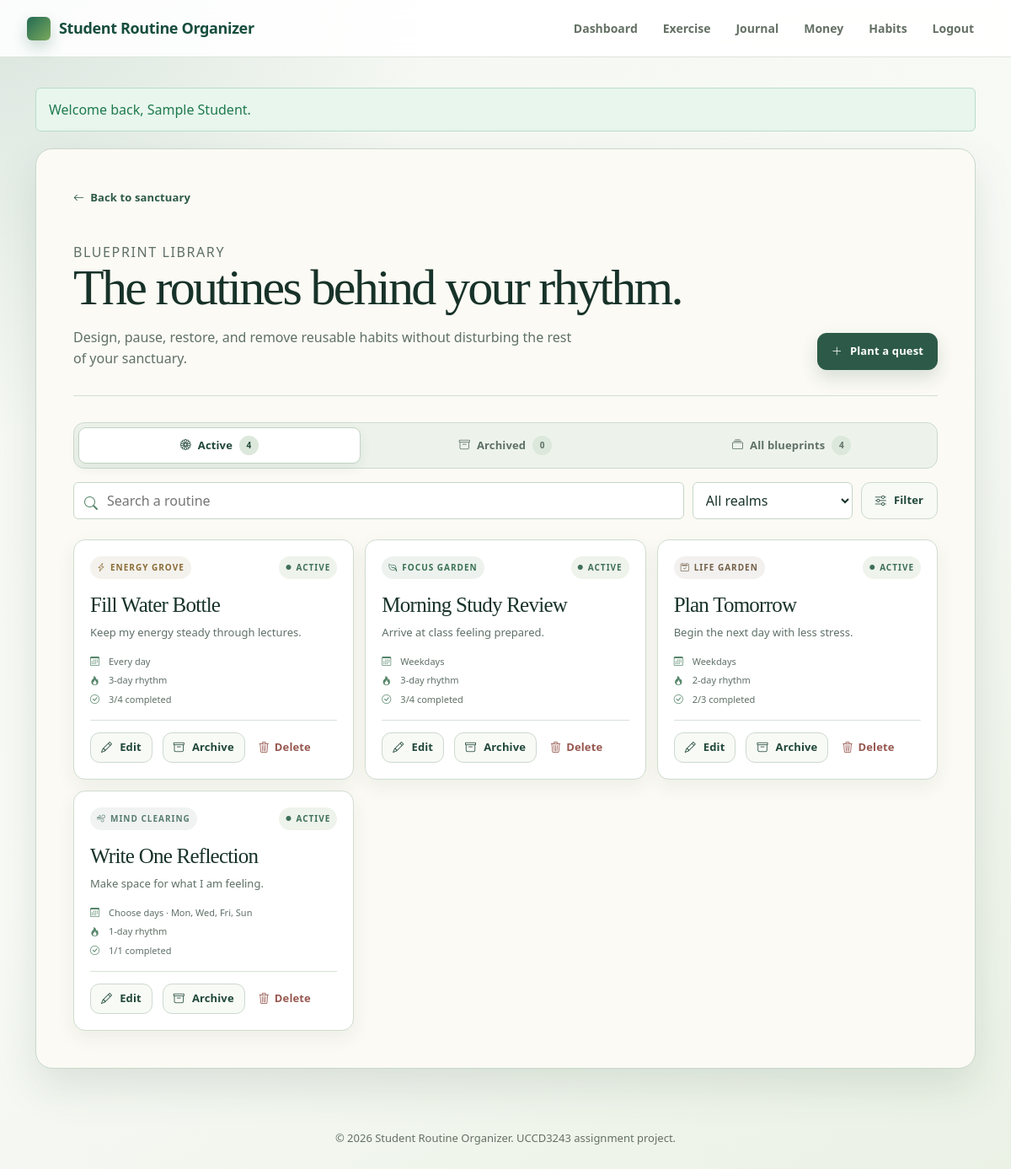
The page /modules/habits/manage.php (signed in) on the database its author committed.
### tables this page shows
CREATE TABLE habits (
  habit_id INT AUTO_INCREMENT PRIMARY KEY,
  user_id INT NOT NULL,
  habit_name VARCHAR(100) NOT NULL,
  realm ENUM('focus', 'energy', 'mind', 'life_admin') NOT NULL DEFAULT 'focus',
  target_frequency ENUM('daily', 'weekdays', 'weekly', 'custom') NOT NULL DEFAULT 'daily',
  scheduled_days VARCHAR(27) NOT NULL,
  preferred_time TIME NULL,
  duration_minutes SMALLINT UNSIGNED NULL,
  motivation VARCHAR(180) NULL,
  priority ENUM('low', 'medium', 'high') NOT NULL DEFAULT 'medium',
  is_active TINYINT(1) NOT NULL DEFAULT 1,
  created_at TIMESTAMP DEFAULT CURRENT_TIMESTAMP,
  updated_at TIMESTAMP DEFAULT CURRENT_TIMESTAMP ON UPDATE CURRENT_TIMESTAMP,
  CONSTRAINT fk_habit_user
    FOREIGN KEY (user_id) REFERENCES users(user_id)
    ON DELETE CASCADE,
  INDEX idx_habit_user_active (user_id, is_active),
  INDEX idx_habit_user_realm (user_id, realm)
);

### includes/validation.php (called while the page is built, shortened)
<?php
function cleanInput(string $value): string
{
    return trim($value);
}
function escapeOutput(?string $value): string
{
    return htmlspecialchars((string) $value, ENT_QUOTES, 'UTF-8');
}

### modules/habits/habit_helpers.php (called while the page is built, shortened)
<?php
function habitRealmOptions(): array
{
    return [
        'focus' => ['label' => 'Focus Garden', 'icon' => 'bi-leaf', 'description' => 'Study, reading, and assignments.'],
        'energy' => ['label' => 'Energy Grove', 'icon' => 'bi-lightning-charge', 'description' => 'Water, movement, sleep, and recovery.'],
        'mind' => ['label' => 'Mind Clearing', 'icon' => 'bi-wind', 'description' => 'Reflection, calm, and connection.'],
        'life_admin' => ['label' => 'Life Garden', 'icon' => 'bi-calendar2-check', 'description' => 'Planning, budgeting, and practical care.'],
    ];
}
function habitFrequencyOptions(): array
{
    return [
        'daily' => 'Every day',
        'weekdays' => 'Weekdays',
        'weekly' => 'Once a week',
        'custom' => 'Choose days',
    ];
}
function habitDayOptions(): array
{
    return [
        'mon' => 'Mon', 'tue' => 'Tue', 'wed' => 'Wed', 'thu' => 'Thu',
        'fri' => 'Fri', 'sat' => 'Sat', 'sun' => 'Sun',
    ];
}
function habitStreaks(mysqli $connection, int $userId): array
{
    $stmt = $connection->prepare("SELECT h.habit_id, h.habit_name, l.completion_status FROM habits h LEFT JOIN habit_logs l ON l.habit_id = h.habit_id AND l.deleted_at IS NULL WHERE h.user_id = ? ORDER BY h.habit_id, l.scheduled_date ASC");
    $stmt->bind_param('i', $userId);
    $stmt->execute();
    $grouped = [];
    foreach ($stmt->get_result()->fetch_all(MYSQLI_ASSOC) as $row) {
        $id = (int) $row['habit_id'];
        if (!isset($grouped[$id])) {
            $grouped[$id] = ['habit_name' => $row['habit_name'], 'statuses' => []];
        }
        if ($row['completion_status'] !== null) {
            $grouped[$id]['statuses'][] = $row['completion_status'];
        }
    }
    $result = [];
    foreach ($grouped as $id => $habit) {
        $best = 0;
        $run = 0;
        foreach ($habit['statuses'] as $status) {
            if ($status === 'completed') {
                $run++;
                $best = max($best, $run);
            } elseif ($status !== 'scheduled') {
                $run = 0;
            }
        }
        $current = 0;
        foreach (array_reverse($habit['statuses']) as $status) {
            if ($status === 'completed') {
                $current++;
            } elseif ($status !== 'scheduled') {
                break;
            }
        }
        $result[$id] = ['current' => $current, 'best' => $best, 'habit_name' => $habit['habit_name']];
    }
    return $result;
}
function habitDisplaySchedule(array $habit): string
{
    $frequency = habitFrequencyOptions()[$habit['target_frequency']] ?? $habit['target_frequency'];
    if (in_array($habit['target_frequency'], ['weekly', 'custom'], true)) {
        $labels = habitDayOptions();
        $days = array_map(static fn ($day) => $labels[$day] ?? $day, array_filter(explode(',', (string) $habit['scheduled_days'])));
        return $frequency . ' · ' . implode(', ', $days);
    }
    return $frequency;
}

### modules/habits/manage.php (the view, shortened to what this page needs)
<?php
require __DIR__ . '/../../config/database.php';
require __DIR__ . '/../../includes/validation.php';
require __DIR__ . '/habit_helpers.php';
$userId = (int) $_SESSION['user_id'];
$search = cleanInput((string) ($_GET['search'] ?? ''));
$state = cleanInput((string) ($_GET['state'] ?? 'active'));
$records = [];
$counts = ['active' => 0, 'archived' => 0, 'all' => 0];
$streaks = [];
$pageError = null;
try {
    $connection = getDatabaseConnection();
    $countStmt = $connection->prepare("SELECT COUNT(*) AS total, COALESCE(SUM(CASE WHEN is_active = 1 THEN 1 ELSE 0 END), 0) AS active_count, COALESCE(SUM(CASE WHEN is_active = 0 THEN 1 ELSE 0 END), 0) AS archived_count FROM habits WHERE user_id = ?");
    $countStmt->bind_param('i', $userId);
    $countStmt->execute();
    $countRow = $countStmt->get_result()->fetch_assoc();
    $counts = [
        'active' => (int) $countRow['active_count'],
        'archived' => (int) $countRow['archived_count'],
        'all' => (int) $countRow['total'],
    ];
    $where = ['h.user_id = ?'];
    $types = 'i';
    $params = [$userId];
    if ($state !== 'all') {
        $where[] = 'h.is_active = ?';
        $types .= 'i';
        $params[] = $state === 'active' ? 1 : 0;
    }
    $sql = "SELECT h.*, COUNT(l.log_id) AS log_count, COALESCE(SUM(CASE WHEN l.completion_status = 'completed' THEN 1 ELSE 0 END), 0) AS completion_count
            FROM habits h
            LEFT JOIN habit_logs l ON l.habit_id = h.habit_id AND l.deleted_at IS NULL
            WHERE " . implode(' AND ', $where) . '
            GROUP BY h.habit_id
            ORDER BY h.is_active DESC, h.updated_at DESC, h.habit_name';
    $stmt = $connection->prepare($sql);
    $refs = [];
    foreach ($params as $key => &$value) {
        $refs[$key] = &$value;
    }
    $stmt->bind_param($types, ...$refs);
    $stmt->execute();
    $records = $stmt->get_result()->fetch_all(MYSQLI_ASSOC);
    $streaks = habitStreaks($connection, $userId);
} catch (Throwable $exception) {
    $pageError = 'Quest blueprints are unavailable right now. Please check the database setup.';
}
require __DIR__ . '/../../includes/header.php';
?>
<section class="manage-page" aria-labelledby="manageTitle">
    <header class="manage-header">
        <div>
            <a class="sanctuary-back-link" href="<?= BASE_URL; ?>/modules/habits/index.php"><i class="bi bi-arrow-left" aria-hidden="true"></i> Back to sanctuary</a>
            <p class="sanctuary-kicker">Blueprint library</p>
            <h1 id="manageTitle">The routines behind your rhythm.</h1>
            <p>Design, pause, restore, and remove reusable habits without disturbing the rest of your sanctuary.</p>
        </div>
        <a class="sanctuary-button sanctuary-button-primary" href="<?= BASE_URL; ?>/modules/habits/create.php"><i class="bi bi-plus-lg" aria-hidden="true"></i> Plant a quest</a>
    </header>
    <?php if ($pageError): ?>
        <div class="alert alert-error"><?= escapeOutput($pageError); ?></div>
    <?php else: ?>
        <nav class="blueprint-tabs" aria-label="Blueprint status">
            <a class="<?= $state === 'active' ? 'is-active' : ''; ?>" href="<?= BASE_URL; ?>/modules/habits/manage.php?state=active">
                <i class="bi bi-flower1" aria-hidden="true"></i><span>Active</span><strong><?= $counts['active']; ?></strong>
            </a>
            <a class="<?= $state === 'archived' ? 'is-active' : ''; ?>" href="<?= BASE_URL; ?>/modules/habits/manage.php?state=archived">
                <i class="bi bi-archive" aria-hidden="true"></i><span>Archived</span><strong><?= $counts['archived']; ?></strong>
            </a>
            <a class="<?= $state === 'all' ? 'is-active' : ''; ?>" href="<?= BASE_URL; ?>/modules/habits/manage.php?state=all">
                <i class="bi bi-collection" aria-hidden="true"></i><span>All blueprints</span><strong><?= $counts['all']; ?></strong>
            </a>
        </nav>
        <form method="get" class="manage-filter">
            <div class="filter-search-wrap"><i class="bi bi-search" aria-hidden="true"></i><input id="search" name="search" type="search" value="<?= escapeOutput($search); ?>" placeholder="Search a routine"></div>
            <select name="realm" aria-label="Filter by realm">
                <option value="">All realms</option>
            </select>
            <button class="sanctuary-button sanctuary-button-quiet" type="submit"><i class="bi bi-sliders" aria-hidden="true"></i> Filter</button>
        </form>
        <?php if (!$records): ?>
            <section class="sanctuary-empty compact-empty">
                <div>
                    <h2><?= $state === 'archived' ? 'No archived blueprints yet.' : 'No blueprints match this view.'; ?></h2>
                    <p><?= $state === 'archived' ? 'Paused routines will stay here with their history intact.' : 'Try another filter or plant a new routine.'; ?></p>
                </div>
                <?php if ($state !== 'archived'): ?><a class="sanctuary-text-link" href="<?= BASE_URL; ?>/modules/habits/create.php">Plant a new quest</a><?php endif; ?>
            </section>
        <?php else: ?>
            <div class="blueprint-library">
                <?php foreach ($records as $habit): ?>
                    <?php $meta = habitRealmOptions()[$habit['realm']]; $streak = $streaks[(int) $habit['habit_id']] ?? ['current' => 0, 'best' => 0]; ?>
                    <article class="blueprint-card <?= (int) $habit['is_active'] === 1 ? '' : 'is-archived'; ?>">
                        <div class="blueprint-card-top">
                            <span class="blueprint-realm realm-<?= escapeOutput($habit['realm']); ?>"><i class="bi <?= escapeOutput($meta['icon']); ?>" aria-hidden="true"></i> <?= escapeOutput($meta['label']); ?></span>
                            <span class="blueprint-state"><i class="bi <?= (int) $habit['is_active'] ? 'bi-circle-fill' : 'bi-archive'; ?>" aria-hidden="true"></i><?= (int) $habit['is_active'] ? 'Active' : 'Archived'; ?></span>
                        </div>
                        <h2><?= escapeOutput($habit['habit_name']); ?></h2>
                        <p><?= $habit['motivation'] ? escapeOutput($habit['motivation']) : 'A quiet promise in your ' . escapeOutput($meta['label']) . '.'; ?></p>
                        <div class="blueprint-facts">
                            <span><i class="bi bi-calendar3" aria-hidden="true"></i><?= escapeOutput(habitDisplaySchedule($habit)); ?></span>
                            <span><i class="bi bi-fire" aria-hidden="true"></i><?= (int) $streak['current']; ?>-day rhythm</span>
                            <span><i class="bi bi-check-circle" aria-hidden="true"></i><?= (int) $habit['completion_count']; ?>/<?= (int) $habit['log_count']; ?> completed</span>
                        </div>
                        <div class="blueprint-card-actions">
                            <a class="sanctuary-button sanctuary-button-quiet" href="<?= BASE_URL; ?>/modules/habits/edit.php?id=<?= (int) $habit['habit_id']; ?>"><i class="bi bi-pencil" aria-hidden="true"></i>Edit</a>
                            <form method="post" action="<?= BASE_URL; ?>/modules/habits/manage.php">
                                <button class="sanctuary-button sanctuary-button-quiet" name="action" value="<?= (int) $habit['is_active'] ? 'archive' : 'restore'; ?>" type="submit">
                                    <i class="bi <?= (int) $habit['is_active'] ? 'bi-archive' : 'bi-arrow-counterclockwise'; ?>" aria-hidden="true"></i><?= (int) $habit['is_active'] ? 'Archive' : 'Restore'; ?>
                                </button>
                            </form>
                            <a class="sanctuary-link-danger" href="<?= BASE_URL; ?>/modules/habits/delete.php?id=<?= (int) $habit['habit_id']; ?>"><i class="bi bi-trash3" aria-hidden="true"></i>Delete</a>
                        </div>
                    </article>
                <?php endforeach; ?>
            </div>
        <?php endif; ?>
    <?php endif; ?>
</section>
<?php require __DIR__ . '/../../includes/footer.php'; ?>

### assets/css/journal_editor.css (style rules this page uses)
:root { --nj-bg: #f4f7f2; --nj-surface: rgba(255, 255, 255, 0.94); --nj-surface-soft: #f8faf6; --nj-primary: #236a54; --nj-primary-dark: #174d3d; --nj-primary-light: #e2f1ea; --nj-text: #17231b; --nj-muted: #647064; --nj-border: #dbe4d7; --nj-rose: #b84a62; --nj-rose-light: #fdebf0; --nj-amber: #d9822b; --nj-amber-light: #fff0de; --nj-blue: #3569b7; --nj-blue-light: #e8effb; --nj-purple: #7b4eb2; --nj-purple-light: #f1ebf9; --nj-shadow-sm: 0 4px 14px rgba(23, 35, 27, 0.06); --nj-shadow-md: 0 10px 30px rgba(23, 35, 27, 0.1); --nj-shadow-lg: 0 20px 45px rgba(23, 35, 27, 0.15); --nj-radius: 12px; --nj-radius-sm: 8px; --nj-font-ui: 'Plus Jakarta Sans', 'Inter', -apple-system, BlinkMacSystemFont, sans-serif; --nj-font-canvas: 'Lora', 'Playfair Display', Georgia, serif; }

### rows shown on the page
habits: realm "ENERGY GROVE", is_active 1 (drawn), habit_name "Fill Water Bottle", motivation "Keep my energy steady through lectures.", target_frequency "Every day", current "3", completion_count "3", log_count "4"
habits: realm "FOCUS GARDEN", is_active 1 (drawn), habit_name "Morning Study Review", motivation "Arrive at class feeling prepared.", target_frequency "Weekdays", current "3", completion_count "3", log_count "4"
habits: realm "LIFE GARDEN", is_active 1 (drawn), habit_name "Plan Tomorrow", motivation "Begin the next day with less stress.", target_frequency "Weekdays", current "2", completion_count "2", log_count "3"
habits: realm "MIND CLEARING", is_active 1 (drawn), habit_name "Write One Reflection", motivation "Make space for what I am feeling.", escapeOutput(habitDisplaySchedule($habit)) "Choose days · Mon, Wed, Fri, Sun", current "1", completion_count "1", log_count "1"

### other values the page prints
APP_NAME "Student Routine Organizer"
escapeOutput($label) "Dashboard"
escapeOutput($label) "Exercise"
escapeOutput($label) "Journal"
escapeOutput($label) "Money"
escapeOutput($label) "Habits"
$message "Welcome back, Sample Student."
$counts['active'] "4"
$counts['archived'] "0"
$counts['all'] "4"
